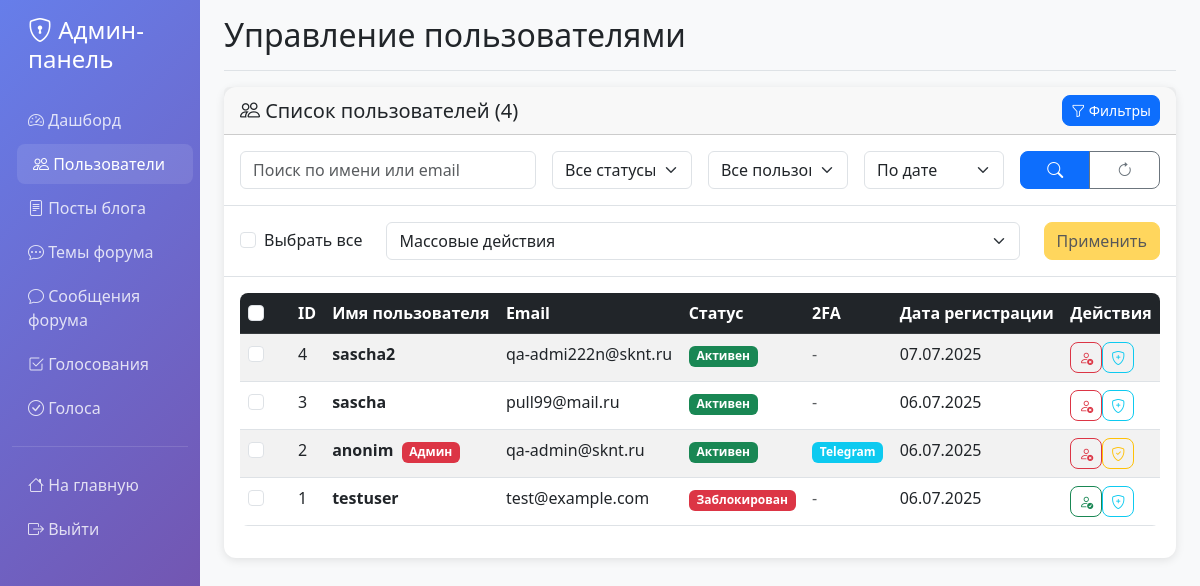
/admin/users (signed in), run on the app's committed database.
### model/db_models.py (models this page shows, shortened)
class User(UserMixin, db.Model):
    id = db.Column(db.Integer, primary_key=True)
    username = db.Column(db.String(80), unique=True, nullable=False)
    email = db.Column(db.String(120), unique=True, nullable=False)
    password_hash = db.Column(db.String(128))
    created_at = db.Column(db.DateTime, default=datetime.utcnow)
    is_active = db.Column(db.Boolean, default=True)
    is_admin = db.Column(db.Boolean, default=False)  # Добавлено поле для админов
    last_login = db.Column(db.DateTime, nullable=True)
    failed_login_attempts = db.Column(db.Integer, default=0)
    locked_until = db.Column(db.DateTime, nullable=True)
    password_changed_at = db.Column(db.DateTime, default=datetime.utcnow)
    require_password_change = db.Column(db.Boolean, default=False)
    telegram_enabled = db.Column(db.Boolean, default=False)
    telegram_chat_id = db.Column(db.String(50), nullable=True)
    telegram_username = db.Column(db.String(100), nullable=True)

### admin/routes.py (the view, shortened to what this page needs)
@admin_bp.route('/users')
@login_required
@admin_required
def users():
    page = request.args.get('page', 1, type=int)
    per_page = 20
    search = request.args.get('search', '')
    status = request.args.get('status', '')
    admin_filter = request.args.get('admin', '')
    sort_by = request.args.get('sort', 'created_at')
    sort_order = request.args.get('order', 'desc')
    query = User.query
    if status == 'active':
        query = query.filter(User.is_active.is_(True))
    elif status == 'inactive':
        query = query.filter(User.is_active.is_(False))
    if admin_filter == 'admin':
        query = query.filter(User.is_admin.is_(True))
    elif admin_filter == 'user':
        query = query.filter(User.is_admin.is_(False))
    if sort_order == 'desc':
        query = query.order_by(desc(getattr(User, sort_by)))
    else:
        query = query.order_by(asc(getattr(User, sort_by)))
    users = query.paginate(page=page, per_page=per_page, error_out=False)
    return render_template('admin/users.html', users=users,
                         search=search, status=status, admin_filter=admin_filter,
                         sort_by=sort_by, sort_order=sort_order)

### admin/routes.py (called while the page is built)
def admin_required(f):
    from functools import wraps
    @wraps(f)
    def decorated_function(*args, **kwargs):
        if not current_user.is_authenticated or not getattr(current_user, 'is_admin', False):
            flash('Доступ разрешён только администраторам.', 'danger')
            return redirect(url_for('index'))
        return f(*args, **kwargs)
    return decorated_function

### admin/templates/admin/users.html (shortened to what this page needs)
{% extends 'admin/base.html' %}
{% block page_title %}Управление пользователями{% endblock %}
{% block content %}
<div class="card">
  <div class="card-header">
    <div class="row align-items-center">
      <div class="col">
        <h5 class="mb-0">
          <i class="bi bi-people"></i>
          Список пользователей ({{ users.total }})
        </h5>
      </div>
      <div class="col-auto">
        <button type="button" class="btn btn-primary btn-sm" data-bs-toggle="modal" data-bs-target="#filtersModal">
          <i class="bi bi-funnel"></i>
          Фильтры
        </button>
      </div>
    </div>
  </div>
  <div class="card-body border-bottom">
    <form method="GET" class="row g-3">
      <div class="col-md-4">
        <input type="text" class="form-control" name="search" placeholder="Поиск по имени или email" value="{{ search }}">
      </div>
      <div class="col-md-2">
        <select class="form-select" name="status">
          <option value="">Все статусы</option>
        </select>
      </div>
      <div class="col-md-2">
        <select class="form-select" name="admin">
          <option value="">Все пользователи</option>
        </select>
      </div>
      <div class="col-md-2">
        <select class="form-select" name="sort">
          <option value="created_at" {% if sort_by == 'created_at' %}selected{% endif %}>По дате</option>
        </select>
      </div>
      <div class="col-md-2">
        <div class="btn-group w-100">
          <button type="submit" class="btn btn-primary">
            <i class="bi bi-search"></i>
          </button>
          <a href="{{ url_for('admin.users') }}" class="btn btn-outline-secondary">
            <i class="bi bi-arrow-clockwise"></i>
          </a>
        </div>
      </div>
    </form>
  </div>
  <div class="card-body border-bottom">
    <form method="POST" action="{{ url_for('admin.users_mass_action') }}" id="massActionForm">
      <div class="row align-items-center">
        <div class="col-auto">
          <div class="form-check">
            <input class="form-check-input" type="checkbox" id="selectAll">
            <label class="form-check-label" for="selectAll">
              Выбрать все
            </label>
          </div>
        </div>
        <div class="col">
          <select class="form-select" name="action" id="massAction">
            <option value="">Массовые действия</option>
          </select>
        </div>
        <div class="col-auto">
          <button type="submit" class="btn btn-warning" id="massActionBtn" disabled>
            Применить
          </button>
        </div>
      </div>
    </form>
  </div>
  <div class="card-body">
    <div class="table-responsive">
      <table class="table table-striped table-hover">
        <thead class="table-dark">
          <tr>
            <th width="50">
              <input type="checkbox" class="form-check-input" id="selectAllTable">
            </th>
            <th>ID</th>
            <th>Имя пользователя</th>
            <th>Email</th>
            <th>Статус</th>
            <th>2FA</th>
            <th>Дата регистрации</th>
            <th>Действия</th>
          </tr>
        </thead>
        <tbody>
          {% for user in users.items %}
          <tr>
            <td>
              <input type="checkbox" class="form-check-input user-checkbox" name="user_ids" value="{{ user.id }}">
            </td>
            <td>{{ user.id }}</td>
            <td>
              <strong>{{ user.username }}</strong>
              {% if user.is_admin %}
                <span class="badge bg-danger ms-1">Админ</span>
              {% endif %}
            </td>
            <td>{{ user.email }}</td>
            <td>
              {% if user.is_active %}
                <span class="badge bg-success">Активен</span>
              {% else %}
                <span class="badge bg-danger">Заблокирован</span>
              {% endif %}
            </td>
            <td>
              {% if user.telegram_enabled %}
                <span class="badge bg-info">Telegram</span>
              {% else %}
                <span class="text-muted">-</span>
              {% endif %}
            </td>
            <td>{{ user.created_at.strftime('%d.%m.%Y') }}</td>
            <td>
              <div class="btn-group" role="group">
                <form method="POST" action="{{ url_for('admin.toggle_user_status', user_id=user.id) }}" style="display: inline;">
                  <button type="submit" class="btn btn-sm btn-outline-{{ 'danger' if user.is_active else 'success' }}"
                          title="{{ 'Деактивировать' if user.is_active else 'Активировать' }}">
                    <i class="bi bi-{{ 'person-x' if user.is_active else 'person-check' }}"></i>
                  </button>
                </form>
                <form method="POST" action="{{ url_for('admin.toggle_user_admin', user_id=user.id) }}" style="display: inline;">
                  <button type="submit" class="btn btn-sm btn-outline-{{ 'warning' if user.is_admin else 'info' }}"
                          title="{{ 'Убрать права админа' if user.is_admin else 'Назначить админом' }}">
                    <i class="bi bi-shield-{{ 'check' if user.is_admin else 'plus' }}"></i>
                  </button>
                </form>
              </div>
            </td>
          </tr>
          {% endfor %}
        </tbody>
      </table>
    </div>
  </div>
</div>
{% endblock %}

### admin/templates/admin/base.html (style rules this page uses)
.card { border: none; box-shadow: 0 2px 10px rgba(0,0,0,0.1); border-radius: 12px; }
.btn { border-radius: 8px; font-weight: 500; }
.table { border-radius: 8px; overflow: hidden; }

### data on the page
User: id "4", username "sascha2", email "qa-admi222n@sknt.ru", is_active "Активен", created_at "07.07.2025", is_admin False (drawn)
User: id "3", username "sascha", email "pull99@mail.ru", is_active "Активен", created_at "06.07.2025", is_admin False (drawn)
User: id "2", username "anonim", is_admin "Админ", email "qa-admin@sknt.ru", is_active "Активен", telegram_enabled "Telegram", created_at "06.07.2025"
User: id "1", username "testuser", email "test@example.com", is_active "Заблокирован", created_at "06.07.2025", is_admin False (drawn)

### other printed values
{{ users.total }} "4"
